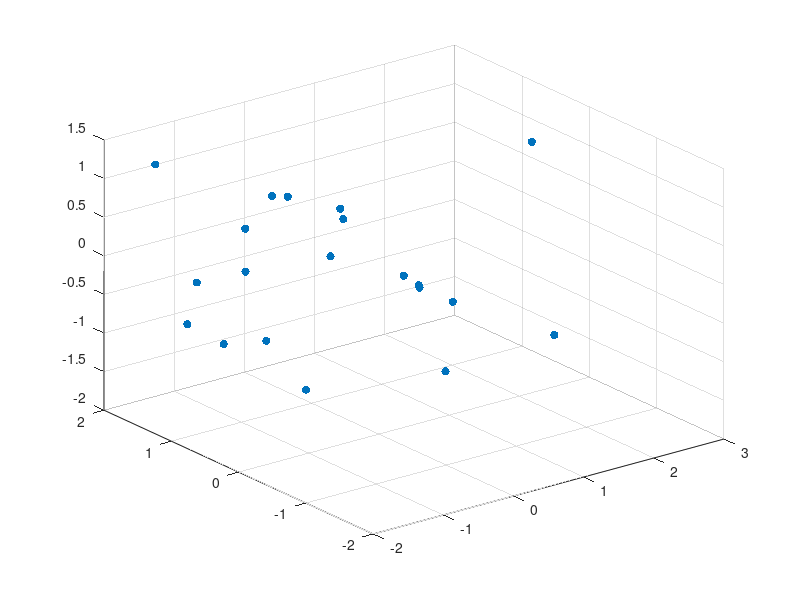
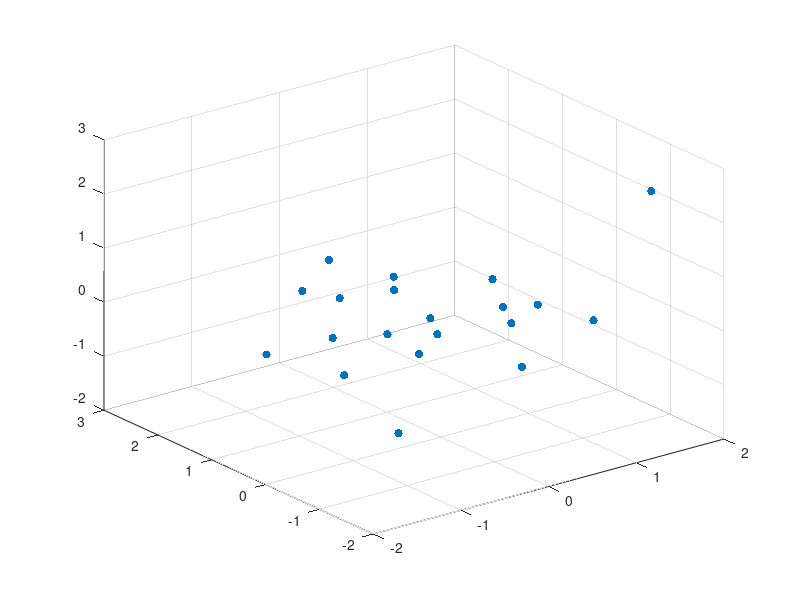
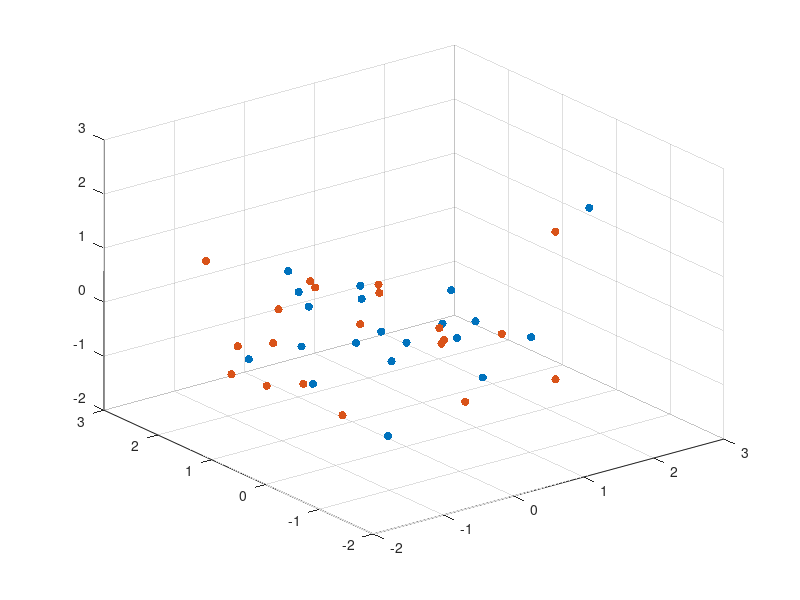

The MATLAB script that drew these images, in order: (Note: this script raises an error after producing the figures.)
% RN@HMS Prince of Wales
% 27/06/18

%%
clc
close all
clear all

%%

%
pt_mat_0 = randn(20, 3);

        figure('Name', 'Original Random pt_mat_0');
        axis equal;
        scatter3(pt_mat_0(:,1), pt_mat_0(:,2), pt_mat_0(:,3), 'filled');
        hold off;
        
noise_mat = randn(20, 3) * 0.01;

test_affine = [
   -0.1888    0.6128   -0.7674   -0.1769
   -0.5612    0.5740    0.5964    0.0625
    0.8059    0.5432    0.2355   -0.0981
         0         0         0    1.0000
];




% 
for i = 1:20
    
   pt_0(1,1:3) =  pt_mat_0(i,:);
   pt_0(1,4) = 1;
    
   pt_1 = test_affine * transpose(pt_0);
   pt_1 = pt_1';
   pt_mat_1(i,:) = pt_1(1,1:3);
    
end
pt_mat_1 = pt_mat_1 + noise_mat;

        figure('Name', 'pt_mat_0 & pt_mat_1');
        axis equal;
        scatter3(pt_mat_1(:,1), pt_mat_1(:,2), pt_mat_1(:,3), 'filled');
        hold off;
        
        
        figure('Name', 'pt_mat_1');
        axis equal;
        scatter3(pt_mat_1(:,1), pt_mat_1(:,2), pt_mat_1(:,3), 'filled');
        hold on;
        scatter3(pt_mat_0(:,1), pt_mat_0(:,2), pt_mat_0(:,3), 'filled');
        hold off;       
        
 
 %% Matching Test
 
size = 20;
[psm1_ret_R, psm1_ret_t] = rigid_transform_3D(pt_mat_1, pt_mat_0); % This should yeild a new tf from pt1 to pt0. Therefore
% subsequent operation involves adding that tf onto pt1, not pt0.

% TEST
% psm1_ret_t = psm1_ret_t + [0.0014; 0.0004; -0.0014]

pt_mat_1_adjusted = (psm1_ret_R*pt_mat_1') + repmat(psm1_ret_t, 1 ,size);
pt_mat_1_adjusted = pt_mat_1_adjusted';

% Comparing them in the Polaris frame
psm1_err = pt_mat_1_adjusted - pt_mat_0;
psm1_err = psm1_err .* psm1_err; % element-wise multiply
psm1_err_mat = psm1_err;
psm1_err_mat = sum(psm1_err_mat, 2);
psm1_err_mat = sqrt(psm1_err_mat);
psm1_err = sum(psm1_err(:));
psm1_rmse = sqrt(psm1_err/size)

figure('Name','pms1_test_pts vs. pms2_test_pts_adjusted');
scatter3(pt_mat_0(:,1), pt_mat_0(:,2), pt_mat_0(:,3), 'filled');
hold on;
scatter3(pt_mat_1_adjusted(:,1), pt_mat_1_adjusted(:,2), pt_mat_1_adjusted(:,3));
axis equal;
hold off;
 
        
        